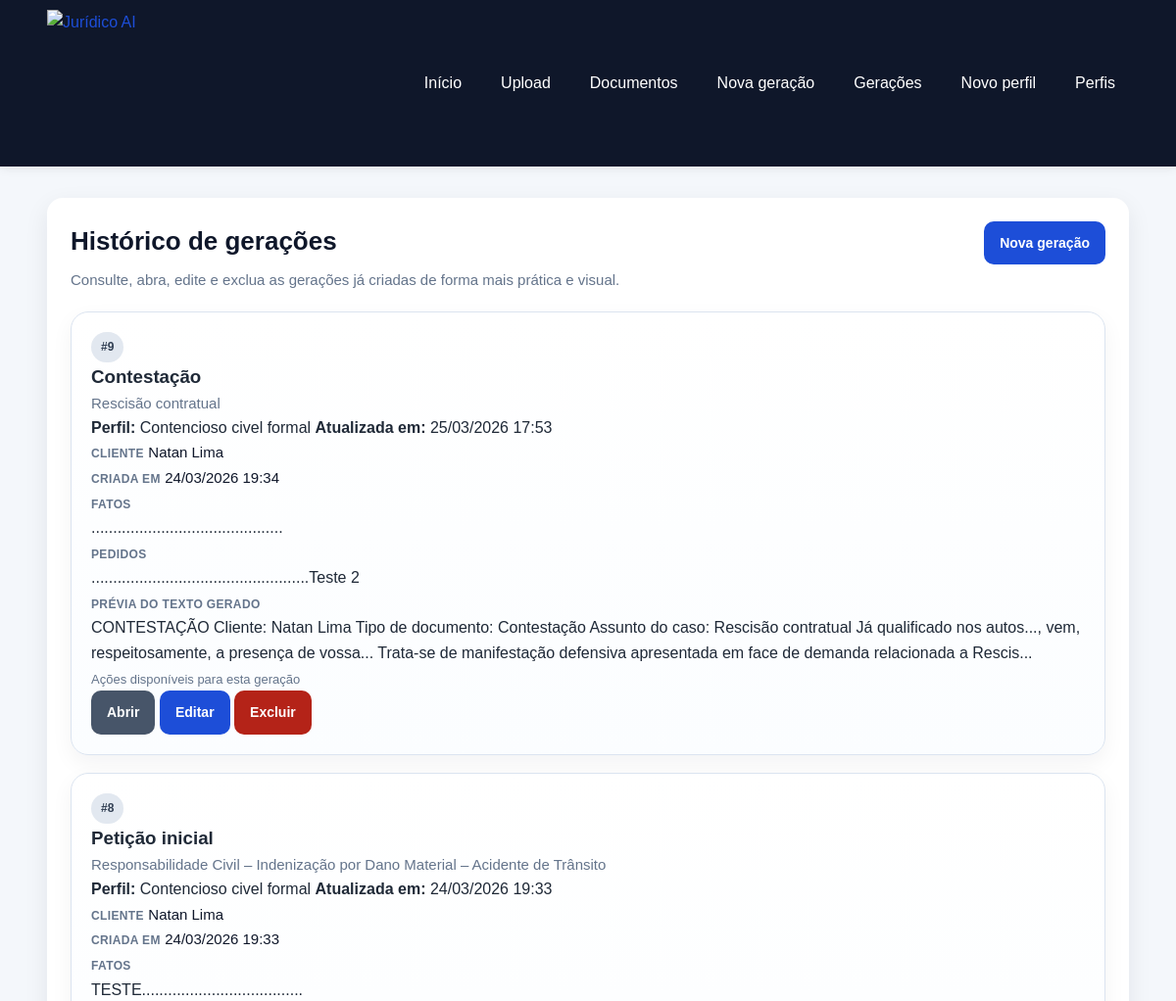
The page /generations/ (upper part) on the database as committed earlier.
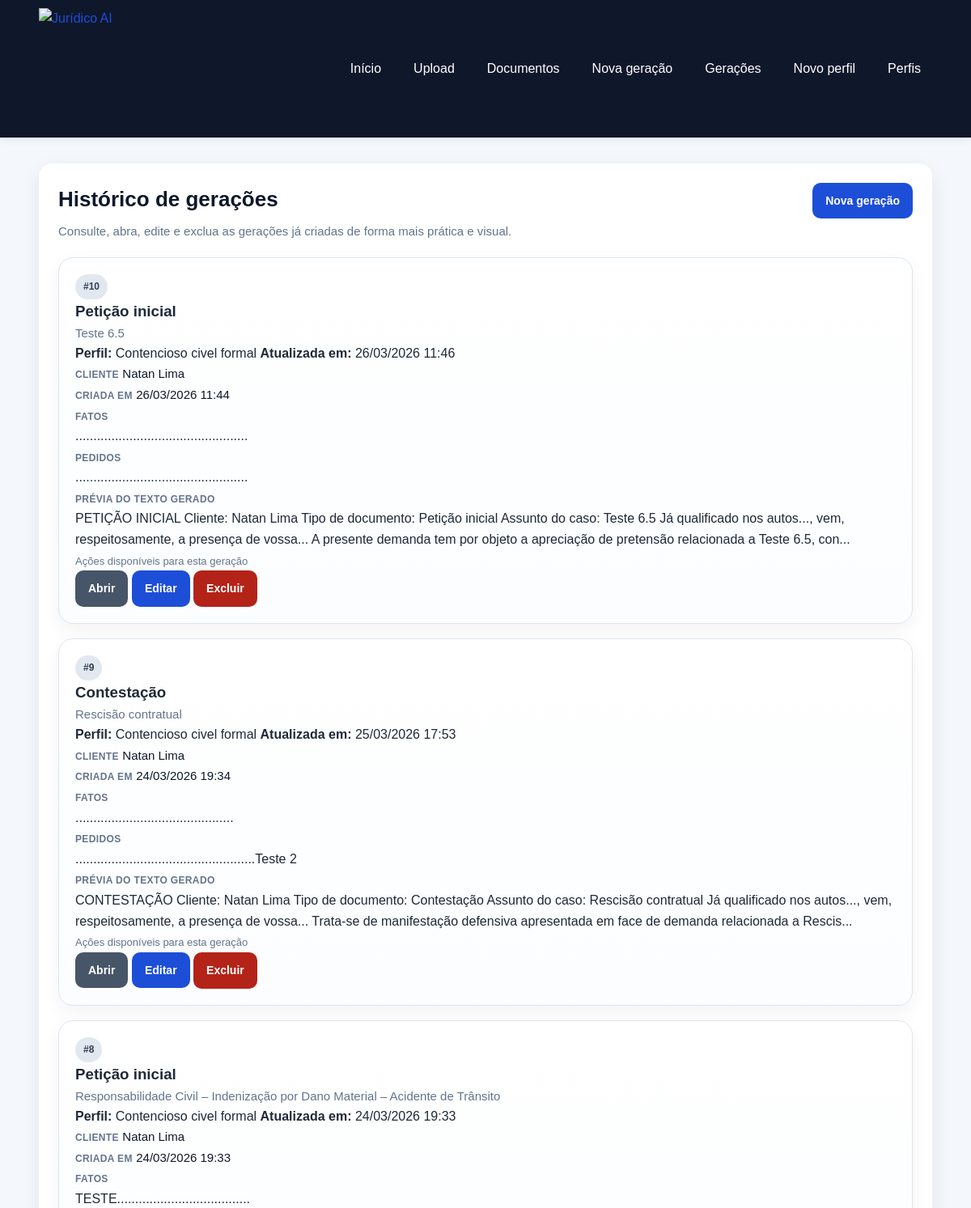
The same page on the database as committed later.
### app/models/generation.py (models this page shows)
class Generation(Base):
    __tablename__ = "generations"
    id = Column(Integer, primary_key=True, index=True)
    client_name = Column(String(255), nullable=False)
    document_type = Column(String(255), nullable=False)
    case_subject = Column(String(255), nullable=False)
    facts = Column(Text, nullable=False)
    requests = Column(Text, nullable=False)
    legal_basis = Column(Text, nullable=True)
    context_used = Column(Text, nullable=False)
    generated_text = Column(Text, nullable=False)
    source_document_ids = Column(Text, nullable=True)
    writing_profile_id = Column(
        Integer,
        ForeignKey("writing_profiles.id"),
        nullable=True,
    )
    created_at = Column(
        DateTime,
        default=agora_brasil,
        nullable=False,
    )
    updated_at = Column(
        DateTime,
        default=agora_brasil,
        nullable=False,
    )
    writing_profile = relationship("WritingProfile")

### app/models/writing_profile.py (models this page shows)
class WritingProfile(Base):
    __tablename__ = "writing_profiles"
    id = Column(Integer, primary_key=True, index=True)
    profile_name = Column(String(150), nullable=False)
    lawyer_name = Column(String(150), nullable=True)
    office_name = Column(String(200), nullable=True)
    tone = Column(String(100), nullable=False, default="Formal")
    qualification_style = Column(
        Text,
        nullable=True,
        default="já qualificado(a) nos autos ou a ser devidamente qualificado(a)",
    )
    opening_phrase = Column(
        Text,
        nullable=True,
        default="vem, com o devido respeito, à presença de Vossa Excelência, apresentar a presente:",
    )
    closing_phrase = Column(
        Text,
        nullable=True,
        default="Termos em que,\nPede deferimento.",
    )
    request_intro = Column(
        Text,
        nullable=True,
        default="Diante do exposto, requer:",
    )
    legal_style_notes = Column(
        Text,
        nullable=True,
        default="Utilizar linguagem jurídica formal, objetiva e técnica.",
    )
    recurring_expressions = Column(
        Text,
        nullable=True,
        default="data venia; conforme entendimento jurisprudencial; nos termos da legislação aplicável",
    )
    is_active = Column(Boolean, default=False, nullable=False)
    created_at = Column(DateTime(timezone=True), server_default=func.now())

### app/routers/generations.py (the view)
@router.get("/")
def generations_list(request: Request, db: Session = Depends(get_db)):
    geracoes = listar_geracoes(db)
    geracoes_view = []
    for geracao in geracoes:
        perfil = geracao.writing_profile
        geracoes_view.append(
            {
                "id": geracao.id,
                "client_name": geracao.client_name,
                "document_type": geracao.document_type,
                "case_subject": geracao.case_subject,
                "facts_preview": resumir_texto(geracao.facts, 160),
                "requests_preview": resumir_texto(geracao.requests, 160),
                "generated_text_preview": resumir_texto(geracao.generated_text, 260),
                "created_at": geracao.created_at,
                "updated_at": geracao.updated_at,
                "writing_profile_name": perfil.profile_name if perfil else "Sem perfil",
            }
        )
    return templates.TemplateResponse(
        "generations_list.html",
        {
            "request": request,
            "title": "Histórico de gerações",
            "geracoes": geracoes_view,
            "sucesso": request.query_params.get("sucesso"),
            "erro": request.query_params.get("erro"),
        },
    )

### app/templates/generations_list.html (shortened to what this page needs)
{% extends "base.html" %}
{% block content %}
<section class="card">
    <div class="cabecalho-pagina">
        <div>
            <h2>Histórico de gerações</h2>
            <p class="texto-suave">
                Consulte, abra, edite e exclua as gerações já criadas de forma mais prática e visual.
            </p>
        </div>
        <div class="acoes-topo">
            <a class="botao" href="/generations/create">Nova geração</a>
        </div>
    </div>
    {% if geracoes %}
        <div class="lista-geracoes-cards">
            {% for geracao in geracoes %}
                <article class="geracao-card">
                    <div class="geracao-card-topo">
                        <div class="geracao-identificacao">
                            <div class="geracao-titulo-linha">
                                <span class="badge badge-neutro">#{{ geracao.id }}</span>
                                <h3>{{ geracao.document_type }}</h3>
                            </div>
                            <p class="texto-suave">{{ geracao.case_subject }}</p>
                        </div>
                        <div class="geracao-meta">
                            <span><strong>Perfil:</strong> {{ geracao.writing_profile_name }}</span>
                            <span>
                                <strong>Atualizada em:</strong>
                                {{ geracao.updated_at.strftime("%d/%m/%Y %H:%M") if geracao.updated_at else "-" }}
                            </span>
                        </div>
                    </div>
                    <div class="geracao-card-grid">
                        <div class="geracao-info">
                            <span class="info-label">Cliente</span>
                            <span class="info-value">{{ geracao.client_name }}</span>
                        </div>
                        <div class="geracao-info">
                            <span class="info-label">Criada em</span>
                            <span class="info-value">
                                {{ geracao.created_at.strftime("%d/%m/%Y %H:%M") if geracao.created_at else "-" }}
                            </span>
                        </div>
                    </div>
                    <div class="geracao-resumos">
                        <div class="geracao-resumo-box">
                            <span class="info-label">Fatos</span>
                            <p>{{ geracao.facts_preview }}</p>
                        </div>
                        <div class="geracao-resumo-box">
                            <span class="info-label">Pedidos</span>
                            <p>{{ geracao.requests_preview }}</p>
                        </div>
                        <div class="geracao-resumo-box geracao-resumo-box-largo">
                            <span class="info-label">Prévia do texto gerado</span>
                            <p>{{ geracao.generated_text_preview }}</p>
                        </div>
                    </div>
                    <div class="geracao-card-rodape">
                        <div class="geracao-status-visual">
                            <span class="texto-pequeno">Ações disponíveis para esta geração</span>
                        </div>
                        <div class="geracao-card-acoes">
                            <a class="botao botao-secundario" href="/generations/{{ geracao.id }}">Abrir</a>
                            <a class="botao" href="/generations/{{ geracao.id }}/edit">Editar</a>
                            <form action="/generations/{{ geracao.id }}/delete" method="post">
                                <button
                                    type="submit"
                                    class="botao-perigo"
                                    onclick="return confirm('Deseja realmente excluir esta geração?');"
                                >
                                    Excluir
                                </button>
                            </form>
                        </div>
                    </div>
                </article>
            {% endfor %}
        </div>
    {% else %}
        <div class="estado-vazio">
            <p>Nenhuma geração foi criada até o momento.</p>
            <a class="botao" href="/generations/create">Criar primeira geração</a>
        </div>
    {% endif %}
</section>
{% endblock %}

### app/templates/base.html (shortened to what this page needs)
<!DOCTYPE html>
<html lang="pt-BR">
<head>
    <link rel="stylesheet" href="{{ url_for('static', path='css/style.css') }}?v=4.6">
</head>
<body>
    <header class="topo">
        <div class="container topo-conteudo">
            <a href="/" class="marca-link">
                <img
                    src="{{ url_for('static', path='img/logo-juridico-ai-sem-fundo.png') }}"
                    alt="Jurídico AI"
                    class="logo-juridico"
                >
            </a>
            <nav class="menu">
                <a href="/">Início</a>
                <a href="/documents/upload">Upload</a>
                <a href="/documents">Documentos</a>
                <a href="/generations/create">Nova geração</a>
                <a href="/generations">Gerações</a>
                <a href="/writing-profiles/create">Novo perfil</a>
                <a href="/writing-profiles">Perfis</a>
            </nav>
        </div>
    </header>
    <main class="container pagina-conteudo">
        {% block content %}{% endblock %}
    </main>
</body>
</html>

### app/static/css/style.css (style rules this page uses)
* { margin: 0; padding: 0; box-sizing: border-box; }
body { font-family: Arial, Helvetica, sans-serif; background: #f4f7fb; color: #1f2937; line-height: 1.6; }
a { color: #1d4ed8; text-decoration: none; }
.container { width: min(1180px, 92%); margin: 0 auto; }
.topo { background: #0f172a; color: #ffffff; padding: 10px 0; box-shadow: 0 2px 10px rgba(0, 0, 0, 0.08); }
.topo-conteudo { display: flex; justify-content: space-between; align-items: center; gap: 24px; flex-wrap: wrap; }
.marca-link { display: flex; align-items: center; text-decoration: none; flex-shrink: 0; }
.logo-juridico { display: block; height: 150px; width: auto; max-width: 100%; }
.menu { display: flex; gap: 12px; flex-wrap: wrap; }
.menu a { color: #ffffff; padding: 10px 14px; border-radius: 8px; transition: background 0.2s ease; }
.pagina-conteudo { padding: 32px 0; }
.card { background: #ffffff; border-radius: 16px; padding: 24px; box-shadow: 0 8px 24px rgba(15, 23, 42, 0.08); margin-bottom: 24px; }
.cabecalho-pagina { display: flex; justify-content: space-between; align-items: flex-start; gap: 16px; flex-wrap: wrap; margin-bottom: 20px; }
.cabecalho-pagina h2 { font-size: 26px; color: #0f172a; margin-bottom: 6px; }
.texto-suave { color: #64748b; font-size: 15px; }
.texto-pequeno { color: #64748b; font-size: 13px; margin-top: 4px; }
.acoes-topo { display: flex; gap: 10px; flex-wrap: wrap; }
.botao, button.botao { display: inline-flex; align-items: center; justify-content: center; background: #1d4ed8; color: #ffffff; border: none; border-radius: 10px; padding: 11px 16px; font-size: 14px; font-weight: bold; cursor: pointer; transition: background 0.2s ease, transform 0.2s ease, opacity 0.2s ease; }
.botao-secundario { background: #475569; }
.botao-perigo { display: inline-flex; align-items: center; justify-content: center; background: #b42318; color: #ffffff; border: none; border-radius: 10px; padding: 14px 16px; font-size: 14px; font-weight: bold; line-height: 1.2; cursor: pointer; transition: background 0.2s ease, transform 0.2s ease, opacity 0.2s ease; }
form { display: flex; flex-direction: column; gap: 14px; }
.info-label { font-size: 12px; color: #64748b; text-transform: uppercase; font-weight: bold; letter-spacing: 0.03em; }
.info-value { font-size: 15px; color: #0f172a; word-break: break-word; }
.badge { display: inline-flex; align-items: center; justify-content: center; padding: 6px 10px; border-radius: 999px; font-size: 12px; font-weight: bold; }
.badge-neutro { background: #e2e8f0; color: #334155; }
.lista-geracoes-cards { display: grid; grid-template-columns: 1fr; gap: 18px; }
.geracao-card { border: 1px solid #dbe4f0; border-radius: 18px; padding: 20px; background: linear-gradient(180deg, #ffffff 0%, #fbfdff 100%); box-shadow: 0 8px 22px rgba(15, 23, 42, 0.05); }
.acoes-linha form, .acoes-perfil form, .geracao-card form, .mini-card form { display: inline-flex; flex-direction: row; gap: 0; width: auto; margin: 0; }
.acoes-linha form button, .acoes-perfil form button, .geracao-card form button, .mini-card form button { width: auto; }

Rows that differ between the two databases and show on the page:
added Generation: id "10", document_type "Petição inicial", case_subject "Teste 6.5", writing_profile_name "Contencioso civel formal", updated_at "26/03/2026 11:46", client_name "Natan Lima", created_at "26/03/2026 11:44", facts_preview "................................................", requests_preview "................................................", generated_text_preview "PETIÇÃO INICIAL Cliente: Natan Lima Tipo de documento: Petição inicial Assunto do caso: Teste 6.5 Já qualificado nos autos..., vem, respeitosamente, a presença de vossa... A presente demanda tem por objeto a apreciação de pretensão relacionada a Teste 6.5, con..."
